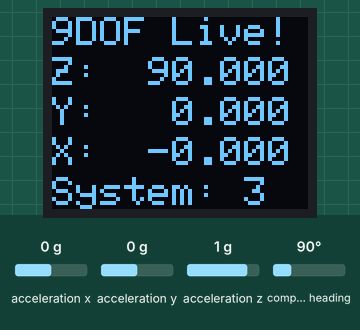
A sketch run on a simulated Arduino Uno, built with avr-gcc and run on an emulated ATmega328P. On the bench: 64×48 one-colour display. Inputs (shaded band) come from the test bench; at power-on: acceleration y 0 g, acceleration x 0 g, acceleration z 1 g, compass heading 90°. The display library's start-up logo is not drawn.

Above: at 4.9 s.
5.0 s: acceleration y set to -1.4 g
At 6.2 s:
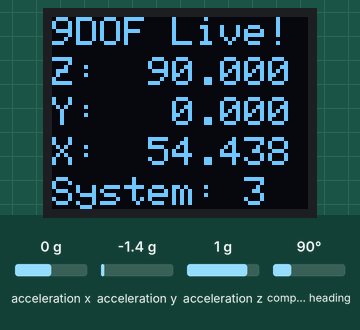
6.5 s: acceleration x set to -1.4 g
At 7.3 s:
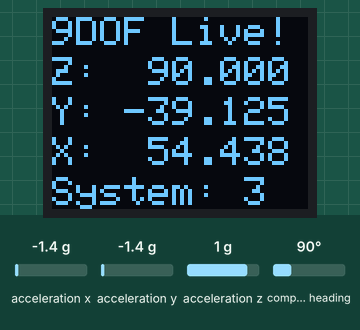
8.1 s: acceleration z set to -1.4 g
At 9.4 s:
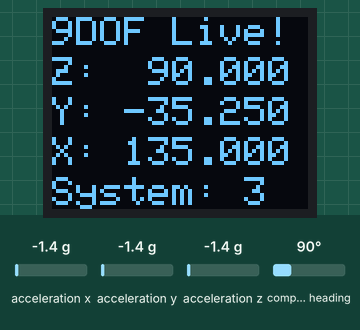
9.7 s: compass heading set to 7°
At 10.7 s:
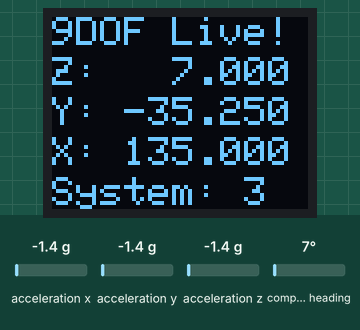
Timing chart, 0 to 12.3 s (numbered marks = the images above; inputs shaded):
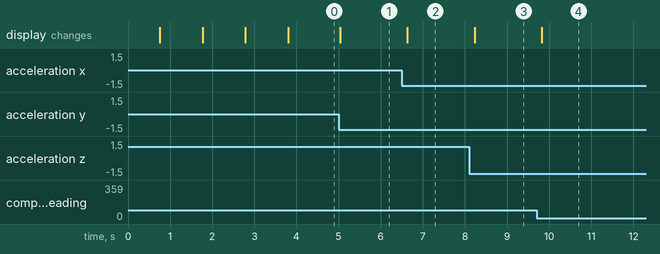

Measured:
- after the input at 5.0 s, the display: changes at once (image 1)
- after the input at 6.5 s, the display: changes after 0.13 s (image 2)
- after the input at 8.1 s, the display: changes after 0.13 s (image 3)
- after the input at 9.7 s, the display: changes after 0.13 s (image 4)

The sketch:

MicroView.ino
```cpp
// Sensor stuff
#include <Wire.h>
#include <Adafruit_Sensor.h>
#include <Adafruit_BNO055.h>
#include <utility/imumaths.h>

// MicroView OLED
#include <MicroView.h>

const int fontHeight = 10;

/* This driver uses the Adafruit unified sensor library (Adafruit_Sensor),
 which provides a common 'type' for sensor data and some helper functions.

 To use this driver you will also need to download the Adafruit_Sensor
 library and include it in your libraries folder.

 You should also assign a unique ID to this sensor for use with
 the Adafruit Sensor API so that you can identify this particular
 sensor in any data logs, etc.  To assign a unique ID, simply
 provide an appropriate value in the constructor below (12345
 is used by default in this example).

 Connections
 ===========
 Connect SCL to analog 5
 Connect SDA to analog 4
 Connect VDD to 3-5V DC
 Connect GROUND to common ground

 History
 =======
 2015/MAR/03  - First release (KTOWN)
 2015/AUG/27  - Added calibration and system status helpers
 */

/* Set the delay between fresh samples */
#define BNO055_SAMPLERATE_DELAY_MS (100)

// stores the callibration status data
uint8_t systemCalib = 0;
uint8_t gyro   = 0;
uint8_t accel  = 0;
uint8_t mag    = 0;

// for the new x,y and z axes
float x,y,z = 0;


Adafruit_BNO055 bno = Adafruit_BNO055(55);

/**************************************************************************/
/*
    Displays some basic information on this sensor from the unified
 sensor API sensor_t type (see Adafruit_Sensor for more information)
 */
/**************************************************************************/
void displaySensorDetails(void)
{
  sensor_t sensor;
  bno.getSensor(&sensor);


  // 10x6 lines availabe
  //           1234567890
  uView.clear(PAGE);

  // Name
  //uView.setCursor(0, 0*fontHeight);
  //uView.print(sensor.name);

  // Driver Version
  uView.setCursor(0, 0*fontHeight);
  uView.print("Version: ");
  uView.print(sensor.version);

  // Unique ID
  uView.setCursor(0, 1*fontHeight);
  uView.print("ID:  ");
  uView.print(sensor.sensor_id);

  // Min Value
  uView.setCursor(0, 3*fontHeight);
  uView.print("Min: ");
  uView.print(sensor.min_value);

  // Max Value
  uView.setCursor(0, 2*fontHeight);
  uView.print("Max: ");
  uView.print(sensor.max_value);

  // Resolution
  uView.setCursor(0, 4*fontHeight);
  uView.print("Res: ");
  uView.print(sensor.resolution);

  // show it
  uView.display();
}


/**************************************************************************/
/*
    Display some basic info about the sensor status
 */
/**************************************************************************/
void displaySensorStatus(void)
{
  /* Get the system status values (mostly for debugging purposes) */
  uint8_t system_status, self_test_results, system_error;
  system_status = self_test_results = system_error = 0;
  bno.getSystemStatus(&system_status, &self_test_results, &system_error);

  /* Display the results */
  uView.clear(PAGE);

  uView.setCursor(0, 0*fontHeight);
  uView.print("System:0x");
  uView.print(system_status, HEX);

  uView.setCursor(0, 1*fontHeight);
  uView.print("Test:  0x");
  uView.print(self_test_results, HEX);

  uView.setCursor(0, 2*fontHeight);
  uView.print("Error: 0x");
  uView.print(system_error, HEX);

  // show it
  uView.display();
}


void getCalStatus(void)
{
  /* Get the four calibration values (0..3) */
  /* Any sensor data reporting 0 should be ignored, */
  /* 3 means 'fully calibrated" */
  bno.getCalibration(&systemCalib, &gyro, &accel, &mag);
}


/**************************************************************************/
/*
    Display sensor calibration status
 */
/**************************************************************************/
void displayCalStatus(void)
{
  // get status
  getCalStatus();


  /* The data should be ignored until the system calibration is > 0 */
  //Serial.print("\t");
  if (!systemCalib)
  {
    uView.clear(PAGE);
    uView.setCursor(0, 0*fontHeight);
    uView.print("Waiting...");
    // show it
    uView.display();
  }


  uView.clear(PAGE);

  uView.setCursor(0, 0*fontHeight);
  uView.print("Callibrat:");

  // Sys
  uView.setCursor(0, 1*fontHeight);
  uView.print("Sys:  ");
  uView.print(systemCalib, DEC);

  // Gyrocope
  uView.setCursor(0, 2*fontHeight);
  uView.print("Gyro: ");
  uView.print(gyro, DEC);

  // Accelerometer
  uView.setCursor(0, 3*fontHeight);
  uView.print("Accel:");
  uView.print(accel, DEC);

  // Magnetometer
  uView.setCursor(0, 4*fontHeight);
  uView.print("Mag:  ");
  uView.print(mag, DEC);

  // show it
  uView.display();
}


void setup(void)
{
  // begin of MicroView
  uView.begin();
  uView.clear(ALL);	// erase hardware memory inside the OLED controller
  uView.display();	// display the content in the buffer memory, by default it is the MicroView logo
  delay(700);
  uView.clear(PAGE);	// erase the memory buffer, when next uView.display() is called, the OLED will be cleared.

  // set font and cursor
  uView.setFontType(0);
  uView.setCursor(0,0);

  // 10x6 lines availabe
  //           1234567890
  uView.print(" Robotik- ");
  uView.print(" labor :) ");
  uView.print("----------");
  uView.print(" Adafruit ");
  uView.print("  BNO055  ");
  uView.print("Sensortest");
  uView.display();


  /* Initialise the sensor */
  if(!bno.begin())
  {
    uView.clear(PAGE);
    uView.setCursor(0,0);
    /* There was a problem detecting the BNO055 ... check your connections */
    uView.println("Ooops, no    BNO055 detected!");
    uView.print("Please check I2C.");
    uView.display();

    while(1);
  }

  delay(1000);

  /* Display some basic information on this sensor */
  displaySensorDetails();
  delay(1000);

  /* Optional: Display current status */
  displaySensorStatus();
  delay(1000);

  bno.setExtCrystalUse(true);
}


void loop(void)
{
  char string_float[10]; // to store the float-to-string converted value


  /* Get a new sensor event */
  sensors_event_t event;
  bno.getEvent(&event);


  /*
   * "Fix" Adafruits Arduino library bug in version <=1.1.3
   *
   * See https://forums.adafruit.com/viewtopic.php?f=50&t=119471&p=597457#p597112
   *
   *
   * Beware Adafruit's BNO055 library mixes up the Euler axes.
   * It reads the BNO's Euler registers consecutively into variables x,y,z,
   * but it should read them into heading,roll,pitch which are axes z,y,x.
   *
   * (By the way, I recommend avoiding the BNO's buggy Euler values.
   * If you need Euler, read the quaternion and convert it to Euler yourself.)
   */
  x = event.orientation.z;
  y = event.orientation.y;
  z = event.orientation.x;

  /* Optional: Display calibration status * /
  displayCalStatus();
  delay(250);
  */


  uView.clear(PAGE);

  uView.setCursor(0, 0*fontHeight);
  uView.print("9DOF Live!");

  //uView.setCursor(0, 1*fontHeight);
  //uView.print("----------");


  /* Display the floating point data aligned at the seperator */
  uView.setCursor(0, 1*fontHeight);
  uView.print("Z:");
  // convert float to string with length of 8 and precision of 3 after decimal point
  dtostrf(z, 8, 3, string_float);
  uView.print(string_float);

  uView.setCursor(0, 2*fontHeight);
  uView.print("Y:");
  // float to string
  dtostrf(y, 8, 3, string_float);
  // print value
  uView.print(string_float);


  uView.setCursor(0, 3*fontHeight);
  uView.print("X:");
  // float to string
  dtostrf(x, 8, 3, string_float);
  uView.print(string_float);

  // check callibration
  getCalStatus();

  uView.setCursor(0, 4*fontHeight);
  uView.print("System: ");
  uView.print(systemCalib);

  uView.display();


  /* Wait the specified delay before requesting nex data */
  delay(BNO055_SAMPLERATE_DELAY_MS);
}
```
